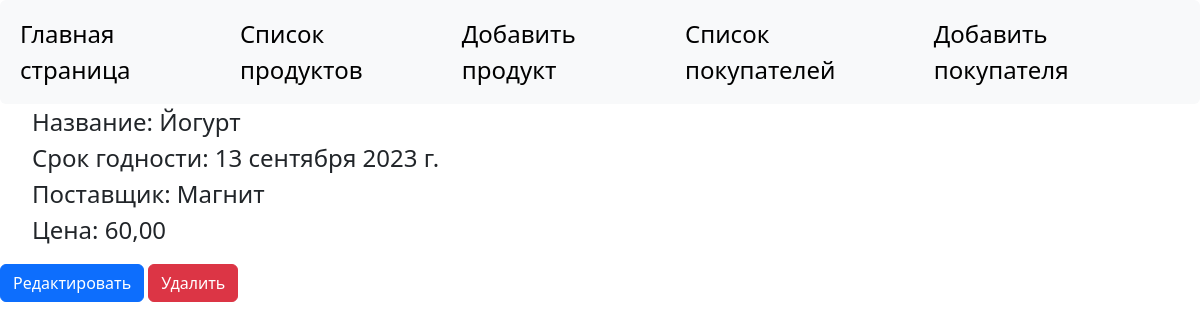
Page /product/8/ on the earlier database version.
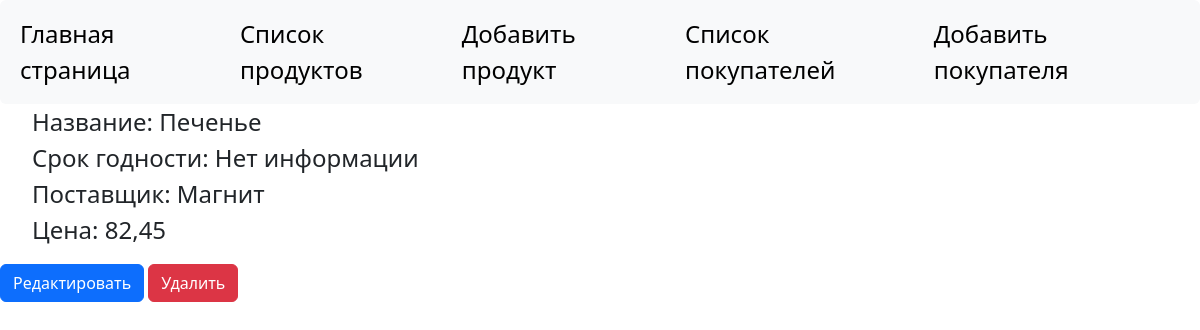
Same page on the later database version.
### modelsapp/models.py (models this page shows, shortened)
class Product(models.Model):
    name = models.CharField(max_length=100, verbose_name="Название продукта", unique=True)
    expiration_date = models.DateField(verbose_name="Срок годности", null=True, blank=True)
    provider = models.ForeignKey(Provider, on_delete=models.SET_NULL, null=True, verbose_name="Поставщик")
    price = models.DecimalField(max_digits=100, decimal_places=2, verbose_name="Цена")
    class Meta:
        verbose_name = "Продукты"
        verbose_name_plural = "Продукты"

class Provider(models.Model):
    company = models.CharField(max_length=100, verbose_name="Название транспортной компании", unique=True)
    transport = models.CharField(max_length=100, verbose_name="Тип транспорта")
    def __str__(self):
        return self.company
    class Meta:
        verbose_name = "Поставщики"
        verbose_name_plural = "Поставщики"

### modelsapp/views.py (the view)
# urls.py: path('product/<int:pk>/', ProductViews.as_view(), name="product"),
class ProductViews(DetailView):
    model = Product
    template_name = 'modelsapp/detail_product.html'
    context_object_name = "product"
    def get_context_data(self, **kwargs):
        context = super().get_context_data(**kwargs)
        product = get_object_or_404(Product, pk=self.kwargs['pk'])
        c_def = {'title': f'Продукт - {product.name}'}
        context.update(c_def)
        return context

### modelsapp/templatetags/bd_tags.py (called while the page is built)
@register.simple_tag()
def get_menu():
    menu = [{'title': 'Главная страница', 'url_name': 'modelsapp:home'},
            {'title': 'Список продуктов', 'url_name': 'modelsapp:list_products'},
            {'title': 'Добавить продукт', 'url_name': 'modelsapp:add_product'},
            {'title': 'Список покупателей', 'url_name': 'modelsapp:list_buyers'},
            {'title': 'Добавить покупателя', 'url_name': 'modelsapp:add_buyer'},
            ]
    return menu

### modelsapp/templates/modelsapp/detail_product.html
{% extends 'modelsapp/base.html' %}
{% block content %}
<ul style="list-style: none;font-size: 24px;">
		<li>Название: {{ product.name }}</li>
		{% if product.expiration_date %}
		<li>Срок годности: {{ product.expiration_date }}</li>
		{% else %}
		<li>Срок годности: Нет информации</li>
		{% endif %}
		<li>Поставщик: {{ product.provider }}</li>
		<li>Цена: {{ product.price }}</li></li>
</ul>
<a class="btn btn-primary" href="{% url 'modelsapp:update_product' product.pk %}" >Редактировать</a>
<a class="btn btn-danger" href="{% url 'modelsapp:delete_product' product.pk %}" >Удалить</a>
{% endblock %}

### modelsapp/templates/modelsapp/base.html (shortened to what this page needs)
{% load bd_tags %}
<!DOCTYPE html>
<html>
<head>
	 <link href="https://cdn.jsdelivr.net/npm/bootstrap@5.3.0-alpha3/dist/css/bootstrap.min.css" rel="stylesheet">
</head>
<body>
	{% block mainmenu %}
	{% get_menu as menu %}
	<div>
		<nav class="navbar navbar-expand-lg bg-body-tertiary rounded" aria-label="Eleventh navbar example">
      <div class="container-fluid">
        <div class="collapse navbar-collapse" id="navbarsExample09">
          <ul class="navbar-nav me-auto mb-2 mb-lg-0">
          	{% for m in menu %}
            <li class="nav-item fs-4">
              <a class="nav-link active" aria-current="page" href="{% url m.url_name %}">{{ m.title }}</a>
            </li>
            {% endfor %}
          </ul>
        </div>
      </div>
    </nav>
	{% endblock %}
	{% block content %}
	{% endblock %}
</body>
</html>

Differences in the rows shown:
changed Product "Магнит": name "Йогурт" → "Печенье"; price "60,00" → "82,45"; expiration_date "13 сентября 2023 г." → (not shown)
Other differences:
text no longer shown: "Срок годности:"
text now shown: "Срок годности: Нет информации"
